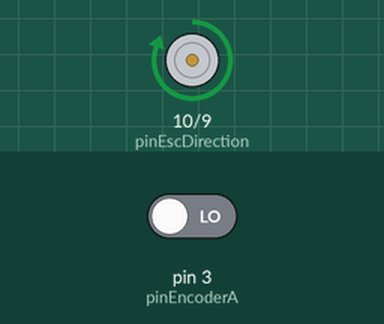
A sketch run on a simulated Arduino Uno, built with avr-gcc and run on an emulated ATmega328P. On the bench: direction and speed pins drawn as motors (green arrow = direction pin HIGH = forward, orange = LOW = backward, longer = more drive). The test bench sets the inputs (shaded band); at power-on: pin 3 (pinEncoderA) LOW. What the sketch prints to the serial monitor is not drawn.

Above: at 0.1 s.
Timing chart, 0 to 1.6 s (numbered marks = the images above):
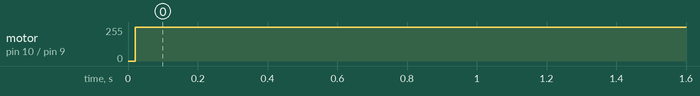

The sketch:

bigoli-motor-control.ino
```cpp
#include "PWM.h"

/* IGVC electrical
const int encoderRightData1 = 3;
const int encoderRightData2 = 5;
const int encoderLeftData1 = 2;
const int encoderLeftData2 = 4;
const int rightDir = 7;
const int rightSpeed = 6;
const int rightDisable = 8;
const int leftDir = 10;
const int leftSpeed = 9;
const int leftDisable = 11;
*/

// Note: left/right motor output headers are mislabeled above
const int pinEscSpeed = 9;
const int pinEscDirection = 10;
const int pinEncoderA = 3;
const int pinEncoderB = 5;
const int pinLED = 13;

const float wheelCircumference = 0.246 * 3.14159; //meters
const float ticksPerRot = 8637; // TODO update
const float metersPerTick = wheelCircumference / ticksPerRot;
const float deadZone = 0.05;

float desiredSpeed = 0;
float actualSpeed = 0;
float lastDutyCycle = 0;
volatile int encoderTicks = 0;
int stickyEncoderTicks = 0;

unsigned long lastMessageMillis;
unsigned long lastDriveMillis;

const unsigned long speedUpdateMillis = 20;
float pidP = 0; //0.03;
float pidI = 0;
float pidD = 0; //0.5;
const int errorHistorySize = 20;
float errorHistory[errorHistorySize] = {0};
int errorHistoryIndex = 0;
float lastError = 0.0;


inline float clamp(float x, float xMin, float xMax) {
  return min(max(x, xMin), xMax);
}

void tickEncoder() {
  if(digitalRead(pinEncoderA) == digitalRead(pinEncoderB)) {
    encoderTicks++;
  } else {
    encoderTicks--;
  }
}

// find the current speed (m/s)
void measureCurrentSpeedBlocking() {
  encoderTicks = 0;
  delay(speedUpdateMillis);

  float ticksPerSec = (float)encoderTicks * 1000.0 / (float)speedUpdateMillis;
  stickyEncoderTicks = encoderTicks;
  actualSpeed = ticksPerSec * metersPerTick;
}

bool getMessage() {
  bool gotMessage = false;
  while(Serial.available()) {
    char first = Serial.read();
    if(first == '$') {
      desiredSpeed = -1.0 * Serial.parseFloat();
      pidP = Serial.parseFloat();
      pidI = Serial.parseFloat();
      pidD = Serial.parseFloat();
      gotMessage = true;
    }
  }
  return gotMessage;
}

bool sendMessage() {
  bool sentMessage = false;
  if(Serial.availableForWrite()) {
    String message = "$";
    message.concat(actualSpeed);
    message.concat(", ");
    message.concat(lastDutyCycle);
    Serial.println(message);
    sentMessage = true;
  }
  return sendMessage;
}


void drive() {
  float dt = millis() - lastDriveMillis;
  lastDriveMillis = millis();

  float error = desiredSpeed - actualSpeed;
  float dError = error - lastError;
  lastError = error;

  errorHistoryIndex = (errorHistoryIndex + 1) % errorHistorySize;
  errorHistory[errorHistoryIndex] = error;
  float errorTotal = 0;
  for(int i = 0; i < errorHistorySize; i++) {
    errorTotal += errorHistory[i];
  }

  float pidCorrection = (pidP * error) + (pidI * errorTotal) + (pidD * dError/dt);

  int direction;
  float dutyCycle = lastDutyCycle + pidCorrection;
  dutyCycle = clamp(dutyCycle, -1, 1);

  // account for estop error collection
  if(abs(actualSpeed) < 0.01 && abs(desiredSpeed) > 0) {
    dutyCycle = clamp(dutyCycle, -0.35, 0.35);
  }

  lastDutyCycle = dutyCycle;

  // dead zone
  if(abs(dutyCycle) < 0.15) {
    dutyCycle = 0;
  }

  float convertedDutyCycle;
  if(dutyCycle >= 0) {
    direction = HIGH;
    convertedDutyCycle = 1.0 - dutyCycle;
  } else { //negative speed
    direction = LOW;
    convertedDutyCycle = -1 * dutyCycle;
  }

  int pwm = (int)(255 * convertedDutyCycle);
  digitalWrite(pinEscDirection, direction);
  //analogWrite(pinEscSpeed, pwm);
  pwmWrite(pinEscSpeed, pwm);
}

void setup() {
  InitTimersSafe();

  Serial.begin(9600);

  bool success = SetPinFrequencySafe(pinEscSpeed, 1500);
  if(success) {
    Serial.println("successfully set frequency");
  } else {
    Serial.println("error: could not set frequency");
  }

  pinMode(pinEscDirection, OUTPUT);
  pinMode(pinEscSpeed, OUTPUT);

  pinMode(pinEncoderA, INPUT);
  pinMode(pinEncoderB, INPUT);
  attachInterrupt(digitalPinToInterrupt(pinEncoderA), tickEncoder, CHANGE);

  lastMessageMillis = lastDriveMillis = millis();
}

void loop() {
  if(getMessage() && sendMessage()) {
    lastMessageMillis = millis();
  }

  if(millis() - lastMessageMillis > 500) {
    // timeout
    desiredSpeed = 0.0;
  }

  measureCurrentSpeedBlocking();

  drive();
}
```

Measured:
- by itself, motor on pin 10 (pinEscDirection) / pin 9 (pinEscSpeed): stopped → forward 255/255 at 0.02 s
